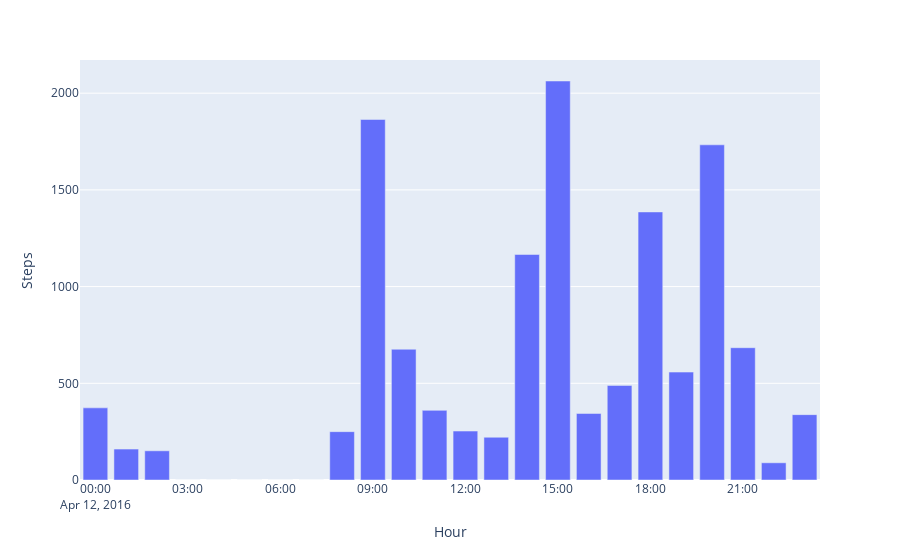

Notebook code cell kept with this figure:
### Code cell
fig = px.bar(df, x='Hour', y='Steps')
fig.show()

### Figure 1 — Plotly figure (JSON) as saved in the notebook; plotly's stock layout.template omitted (floating-point values rounded to 4 significant figures)
{"data": [{"alignmentgroup": "True", "hovertemplate": "Hour=%{x}<br>Steps=%{y}<extra></extra>", "legendgroup": "", "marker": {"color": "#636efa", "pattern": {"shape": ""}}, "name": "", "offsetgroup": "", "orientation": "v", "showlegend": false, "textposition": "auto", "type": "bar", "x": ["2016-04-12T00:00:00", "2016-04-12T01:00:00", "2016-04-12T02:00:00", "2016-04-12T03:00:00", "2016-04-12T04:00:00", "2016-04-12T05:00:00", "2016-04-12T06:00:00", "2016-04-12T07:00:00", "2016-04-12T08:00:00", "2016-04-12T09:00:00", "2016-04-12T10:00:00", "2016-04-12T11:00:00", "2016-04-12T12:00:00", "2016-04-12T13:00:00", "2016-04-12T14:00:00", "2016-04-12T15:00:00", "2016-04-12T16:00:00", "2016-04-12T17:00:00", "2016-04-12T18:00:00", "2016-04-12T19:00:00", "2016-04-12T20:00:00", "2016-04-12T21:00:00", "2016-04-12T22:00:00", "2016-04-12T23:00:00"], "xaxis": "x", "y": [373, 160, 151, 0, 0, 0, 0, 0, 250, 1864, 676, 360, 253, 221, 1166, 2063, 344, 489, 1386, 558, 1733, 684, 89, 338], "yaxis": "y"}], "layout": {"barmode": "relative", "legend": {"tracegroupgap": 0}, "margin": {"t": 60}, "xaxis": {"anchor": "y", "domain": [0, 1], "title": {"text": "Hour"}}, "yaxis": {"anchor": "x", "domain": [0, 1], "title": {"text": "Steps"}}}}
